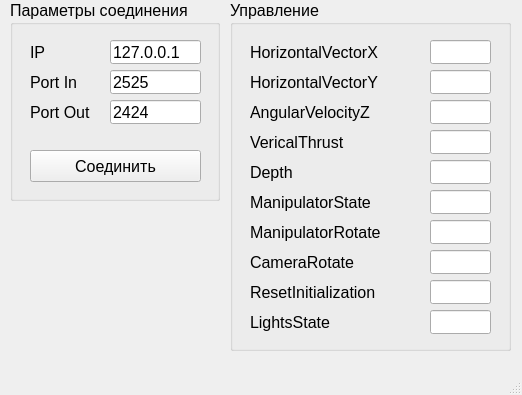
<?xml version="1.0" encoding="UTF-8"?>
<ui version="4.0">
 <class>MainWindow</class>
 <widget class="QMainWindow" name="MainWindow">
  <property name="geometry">
   <rect>
    <x>0</x>
    <y>0</y>
    <width>522</width>
    <height>395</height>
   </rect>
  </property>
  <property name="windowTitle">
   <string>MainWindow</string>
  </property>
  <widget class="QWidget" name="centralwidget">
   <widget class="QGroupBox" name="groupBoxConnection">
    <property name="geometry">
     <rect>
      <x>10</x>
      <y>0</y>
      <width>210</width>
      <height>201</height>
     </rect>
    </property>
    <property name="font">
     <font>
      <pointsize>12</pointsize>
     </font>
    </property>
    <property name="title">
     <string>Параметры соединения</string>
    </property>
    <widget class="QLineEdit" name="edIP">
     <property name="geometry">
      <rect>
       <x>100</x>
       <y>40</y>
       <width>91</width>
       <height>24</height>
      </rect>
     </property>
     <property name="text">
      <string>127.0.0.1</string>
     </property>
    </widget>
    <widget class="QLineEdit" name="edPortIn">
     <property name="geometry">
      <rect>
       <x>100</x>
       <y>70</y>
       <width>91</width>
       <height>24</height>
      </rect>
     </property>
     <property name="text">
      <string>2525</string>
     </property>
    </widget>
    <widget class="QLabel" name="labelIP">
     <property name="geometry">
      <rect>
       <x>20</x>
       <y>44</y>
       <width>30</width>
       <height>16</height>
      </rect>
     </property>
     <property name="text">
      <string>IP</string>
     </property>
    </widget>
    <widget class="QLabel" name="labelPortIn">
     <property name="geometry">
      <rect>
       <x>20</x>
       <y>74</y>
       <width>61</width>
       <height>16</height>
      </rect>
     </property>
     <property name="text">
      <string>Port In</string>
     </property>
    </widget>
    <widget class="QPushButton" name="pushButtonConnect">
     <property name="geometry">
      <rect>
       <x>20</x>
       <y>150</y>
       <width>171</width>
       <height>32</height>
      </rect>
     </property>
     <property name="text">
      <string>Соединить</string>
     </property>
    </widget>
    <widget class="QLabel" name="labelPortOut">
     <property name="geometry">
      <rect>
       <x>20</x>
       <y>104</y>
       <width>61</width>
       <height>16</height>
      </rect>
     </property>
     <property name="text">
      <string>Port Out</string>
     </property>
    </widget>
    <widget class="QLineEdit" name="edPortOut">
     <property name="geometry">
      <rect>
       <x>100</x>
       <y>100</y>
       <width>91</width>
       <height>24</height>
      </rect>
     </property>
     <property name="text">
      <string>2424</string>
     </property>
    </widget>
   </widget>
   <widget class="QGroupBox" name="gbControl">
    <property name="geometry">
     <rect>
      <x>230</x>
      <y>0</y>
      <width>281</width>
      <height>351</height>
     </rect>
    </property>
    <property name="font">
     <font>
      <pointsize>12</pointsize>
     </font>
    </property>
    <property name="title">
     <string>Управление</string>
    </property>
    <widget class="QLineEdit" name="edHorizontalVectorX">
     <property name="geometry">
      <rect>
       <x>200</x>
       <y>40</y>
       <width>61</width>
       <height>24</height>
      </rect>
     </property>
     <property name="font">
      <font>
       <pointsize>12</pointsize>
      </font>
     </property>
     <property name="alignment">
      <set>Qt::AlignRight|Qt::AlignTrailing|Qt::AlignVCenter</set>
     </property>
    </widget>
    <widget class="QLabel" name="lbHorizontalVectorX">
     <property name="geometry">
      <rect>
       <x>20</x>
       <y>40</y>
       <width>151</width>
       <height>24</height>
      </rect>
     </property>
     <property name="font">
      <font>
       <pointsize>12</pointsize>
      </font>
     </property>
     <property name="text">
      <string>HorizontalVectorX</string>
     </property>
    </widget>
    <widget class="QLineEdit" name="edHorizontalVectorY">
     <property name="geometry">
      <rect>
       <x>200</x>
       <y>70</y>
       <width>61</width>
       <height>24</height>
      </rect>
     </property>
     <property name="font">
      <font>
       <pointsize>12</pointsize>
      </font>
     </property>
     <property name="alignment">
      <set>Qt::AlignRight|Qt::AlignTrailing|Qt::AlignVCenter</set>
     </property>
    </widget>
    <widget class="QLabel" name="lbHorizontalVectorY">
     <property name="geometry">
      <rect>
       <x>20</x>
       <y>70</y>
       <width>151</width>
       <height>24</height>
      </rect>
     </property>
     <property name="font">
      <font>
       <pointsize>12</pointsize>
      </font>
     </property>
     <property name="text">
      <string>HorizontalVectorY</string>
     </property>
    </widget>
    <widget class="QLabel" name="lbAngularVelocityZ">
     <property name="geometry">
      <rect>
       <x>20</x>
       <y>100</y>
       <width>151</width>
       <height>24</height>
      </rect>
     </property>
     <property name="font">
      <font>
       <pointsize>12</pointsize>
      </font>
     </property>
     <property name="text">
      <string>AngularVelocityZ</string>
     </property>
    </widget>
    <widget class="QLineEdit" name="edAngularVelocityZ">
     <property name="geometry">
      <rect>
       <x>200</x>
       <y>100</y>
       <width>61</width>
       <height>24</height>
      </rect>
     </property>
     <property name="font">
      <font>
       <pointsize>12</pointsize>
      </font>
     </property>
     <property name="alignment">
      <set>Qt::AlignRight|Qt::AlignTrailing|Qt::AlignVCenter</set>
     </property>
    </widget>
    <widget class="QLabel" name="lbVericalThrust">
     <property name="geometry">
      <rect>
       <x>20</x>
       <y>130</y>
       <width>151</width>
       <height>24</height>
      </rect>
     </property>
     <property name="font">
      <font>
       <pointsize>12</pointsize>
      </font>
     </property>
     <property name="text">
      <string>VericalThrust</string>
     </property>
    </widget>
    <widget class="QLineEdit" name="edVericalThrust">
     <property name="geometry">
      <rect>
       <x>200</x>
       <y>130</y>
       <width>61</width>
       <height>24</height>
      </rect>
     </property>
     <property name="font">
      <font>
       <pointsize>12</pointsize>
      </font>
     </property>
     <property name="alignment">
      <set>Qt::AlignRight|Qt::AlignTrailing|Qt::AlignVCenter</set>
     </property>
    </widget>
    <widget class="QLabel" name="lbDepth">
     <property name="geometry">
      <rect>
       <x>20</x>
       <y>160</y>
       <width>151</width>
       <height>24</height>
      </rect>
     </property>
     <property name="font">
      <font>
       <pointsize>12</pointsize>
      </font>
     </property>
     <property name="text">
      <string>Depth</string>
     </property>
    </widget>
    <widget class="QLineEdit" name="edDepth">
     <property name="geometry">
      <rect>
       <x>200</x>
       <y>160</y>
       <width>61</width>
       <height>24</height>
      </rect>
     </property>
     <property name="font">
      <font>
       <pointsize>12</pointsize>
      </font>
     </property>
     <property name="alignment">
      <set>Qt::AlignRight|Qt::AlignTrailing|Qt::AlignVCenter</set>
     </property>
    </widget>
    <widget class="QLabel" name="lbManipulatorState">
     <property name="geometry">
      <rect>
       <x>20</x>
       <y>190</y>
       <width>141</width>
       <height>24</height>
      </rect>
     </property>
     <property name="font">
      <font>
       <pointsize>12</pointsize>
      </font>
     </property>
     <property name="text">
      <string>ManipulatorState</string>
     </property>
    </widget>
    <widget class="QLineEdit" name="edManipulatorState">
     <property name="geometry">
      <rect>
       <x>200</x>
       <y>190</y>
       <width>61</width>
       <height>24</height>
      </rect>
     </property>
     <property name="font">
      <font>
       <pointsize>12</pointsize>
      </font>
     </property>
     <property name="alignment">
      <set>Qt::AlignRight|Qt::AlignTrailing|Qt::AlignVCenter</set>
     </property>
    </widget>
    <widget class="QLabel" name="lbManipulatorRotate">
     <property name="geometry">
      <rect>
       <x>20</x>
       <y>220</y>
       <width>141</width>
       <height>24</height>
      </rect>
     </property>
     <property name="font">
      <font>
       <pointsize>12</pointsize>
      </font>
     </property>
     <property name="text">
      <string>ManipulatorRotate</string>
     </property>
    </widget>
    <widget class="QLineEdit" name="edManipulatorRotate">
     <property name="geometry">
      <rect>
       <x>200</x>
       <y>220</y>
       <width>61</width>
       <height>24</height>
      </rect>
     </property>
     <property name="font">
      <font>
       <pointsize>12</pointsize>
      </font>
     </property>
     <property name="alignment">
      <set>Qt::AlignRight|Qt::AlignTrailing|Qt::AlignVCenter</set>
     </property>
    </widget>
    <widget class="QLabel" name="lbCameraRotate">
     <property name="geometry">
      <rect>
       <x>20</x>
       <y>250</y>
       <width>141</width>
       <height>24</height>
      </rect>
     </property>
     <property name="font">
      <font>
       <pointsize>12</pointsize>
      </font>
     </property>
     <property name="text">
      <string>CameraRotate</string>
     </property>
    </widget>
    <widget class="QLineEdit" name="edCameraRotate">
     <property name="geometry">
      <rect>
       <x>200</x>
       <y>250</y>
       <width>61</width>
       <height>24</height>
      </rect>
     </property>
     <property name="font">
      <font>
       <pointsize>12</pointsize>
      </font>
     </property>
     <property name="alignment">
      <set>Qt::AlignRight|Qt::AlignTrailing|Qt::AlignVCenter</set>
     </property>
    </widget>
    <widget class="QLineEdit" name="edResetInitialization">
     <property name="geometry">
      <rect>
       <x>200</x>
       <y>280</y>
       <width>61</width>
       <height>24</height>
      </rect>
     </property>
     <property name="font">
      <font>
       <pointsize>12</pointsize>
      </font>
     </property>
     <property name="alignment">
      <set>Qt::AlignRight|Qt::AlignTrailing|Qt::AlignVCenter</set>
     </property>
    </widget>
    <widget class="QLabel" name="lbResetInitialization">
     <property name="geometry">
      <rect>
       <x>20</x>
       <y>280</y>
       <width>141</width>
       <height>24</height>
      </rect>
     </property>
     <property name="font">
      <font>
       <pointsize>12</pointsize>
      </font>
     </property>
     <property name="text">
      <string>ResetInitialization</string>
     </property>
    </widget>
    <widget class="QLineEdit" name="edLightsState">
     <property name="geometry">
      <rect>
       <x>200</x>
       <y>310</y>
       <width>61</width>
       <height>24</height>
      </rect>
     </property>
     <property name="font">
      <font>
       <pointsize>12</pointsize>
      </font>
     </property>
     <property name="alignment">
      <set>Qt::AlignRight|Qt::AlignTrailing|Qt::AlignVCenter</set>
     </property>
    </widget>
    <widget class="QLabel" name="lbLightsState">
     <property name="geometry">
      <rect>
       <x>20</x>
       <y>310</y>
       <width>141</width>
       <height>24</height>
      </rect>
     </property>
     <property name="font">
      <font>
       <pointsize>12</pointsize>
      </font>
     </property>
     <property name="text">
      <string>LightsState</string>
     </property>
    </widget>
   </widget>
  </widget>
  <widget class="QMenuBar" name="menubar">
   <property name="geometry">
    <rect>
     <x>0</x>
     <y>0</y>
     <width>522</width>
     <height>21</height>
    </rect>
   </property>
  </widget>
  <widget class="QStatusBar" name="statusbar"/>
 </widget>
 <resources/>
 <connections/>
</ui>
